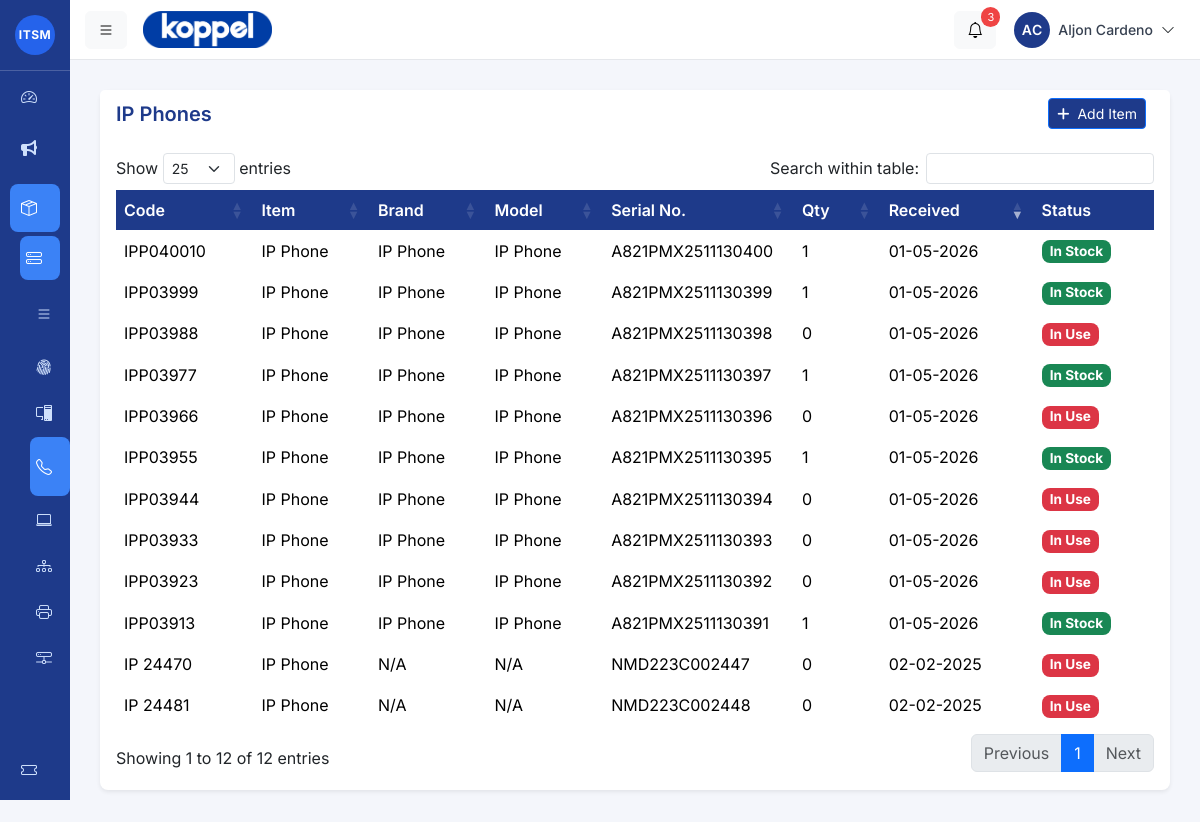
/admin/index.php?page=inventory/ip_phones (signed in), run on the app's committed database.
### tables this page shows
CREATE TABLE `item_tb` (
  `item_id` int(11) NOT NULL,
  `item_code` varchar(100) NOT NULL DEFAULT 'N/A',
  `name` varchar(100) NOT NULL,
  `brand` varchar(100) NOT NULL,
  `model` varchar(100) NOT NULL,
  `serial_number` varchar(100) DEFAULT NULL,
  `description` text DEFAULT NULL,
  `quantity` int(11) DEFAULT 0,
  `date_received` date DEFAULT NULL,
  `created_at` timestamp NOT NULL DEFAULT current_timestamp(),
  `updated_at` timestamp NOT NULL DEFAULT current_timestamp() ON UPDATE current_timestamp(),
  `type_id` int(11) UNSIGNED NOT NULL
);

### admin/inventory/ip_phones.php (the view, shortened to what this page needs)
<?php
include __DIR__ . '/../../includes/db.php';
  $sql = "
      SELECT *
      FROM item_tb
      Where name = 'IP Phone'
      ORDER BY item_id DESC
  ";
  $result = $conn->query($sql);
?>
<div class="card shadow-sm rounded-3 mb-4">
    <div class="card-header d-flex justify-content-between align-items-center bg-white border-bottom-0">
        <h5 class="mb-0 text-primary fw-semibold">IP Phones</h5>
        <div>
            <a href="?page=inventory/crud/add_item" class="btn btn-sm btn-primary me-2">
                <i class="fas fa-plus me-1"></i> Add Item
            </a>
        </div>
    </div>
    <div class="card-body">
        <div class="table-responsive">
            <table id="inventoryTable" class="table table-hover align-middle">
                <thead class="table-light">
                    <tr>
                        <th>Code</th>
                        <th>Item</th>
                        <th>Brand</th>
                        <th>Model</th>
                        <th>Serial No.</th>
                        <th>Qty</th>
                        <th>Received</th>
                        <th>Status</th>
                    </tr>
                </thead>
                <tbody>
                    <?php if ($result->num_rows > 0): ?>
                        <?php while($row = $result->fetch_assoc()): ?>
                        <tr
                            data-item-id="<?= (int)$row['item_id'] ?>"
                            data-code="<?= htmlspecialchars($row['item_code']) ?>"
                            data-name="<?= htmlspecialchars($row['name']) ?>"
                            data-brand="<?= htmlspecialchars($row['brand']) ?>"
                            data-model="<?= htmlspecialchars($row['model']) ?>"
                            data-serial="<?= htmlspecialchars($row['serial_number']) ?>"
                            data-desc="<?= htmlspecialchars($row['description']) ?>"
                            data-qty="<?= (int)$row['quantity'] ?>"
                            data-received="<?= date('m-d-Y', strtotime($row['date_received'])) ?>">
                            <td><?= $row['item_code'] ?></td>
                            <td><?= $row['name'] ?></td>
                            <td><?= $row['brand'] ?></td>
                            <td><?= $row['model'] ?></td>
                            <td><?= $row['serial_number'] ?></td>
                            <td><?= $row['quantity'] ?></td>
                            <td data-order="<?= date('Y-m-d', strtotime($row['date_received'])) ?>">
                                <?= date('m-d-Y', strtotime($row['date_received'])) ?>
                            </td>
                            <td>
                                <?php
                                if ($row['quantity'] > 0) {
                                    echo '<span class="badge bg-success">In Stock</span>';
                                } elseif ($row['type_id'] == 8) {
                                    echo '<span class="badge bg-danger">Consumed</span>';
                                } else {
                                    echo '<span class="badge bg-danger ">In Use</span>';
                                }
                                ?>
                            </td>
                        </tr>
                        <?php endwhile; ?>
                    <?php else: ?>
                        <tr>
                            <td colspan="10" class="text-center text-muted">No items found</td>
                        </tr>
                    <?php endif; ?>
                </tbody>
            </table>
        </div>
    </div>
</div>

### assets/css/main.css (style rules this page uses)
body { overflow-x:hidden; background:#f4f6fb; font-family: 'Inter', sans-serif; }
:root { --light-blue: #e3f2fd; --medium-blue: #bbdefb; --dark-blue: #90caf9; --accent-blue: #64b5f6; --text-blue: #1976d2; }
.table th { background-color: #1E3A8A; color: white; font-weight: 600; border: none; font-family: 'Inter', sans-serif; }
.table td { vertical-align: middle; border: none; font-family: 'Inter', sans-serif; max-width: 120px; white-space: nowrap; overflow: hidden; text-overflow: ellipsis; }
.badge { font-size: 0.85rem; padding: 0.35em 0.6em; border-radius: 0.5rem; }
.card { border: none; border-radius: 0.75rem; }
.card-header { border-bottom: 1px solid #e5e7eb; background-color: #2f55bc; }
.btn-primary, .modal-header { background-color: #1E3A8A; }
.text-primary { color: #1E3A8A !important; }

### data on the page
item_tb: item_code "IPP040010", name "IP Phone", brand "IP Phone", model "IP Phone", serial_number "A821PMX2511130400", quantity "1", date_received "01-05-2026", shows "In Stock"
item_tb: item_code "IPP03999", name "IP Phone", brand "IP Phone", model "IP Phone", serial_number "A821PMX2511130399", quantity "1", date_received "01-05-2026", shows "In Stock"
item_tb: item_code "IPP03988", name "IP Phone", brand "IP Phone", model "IP Phone", serial_number "A821PMX2511130398", quantity "0", date_received "01-05-2026", shows "In Use"
item_tb: item_code "IPP03977", name "IP Phone", brand "IP Phone", model "IP Phone", serial_number "A821PMX2511130397", quantity "1", date_received "01-05-2026", shows "In Stock"
item_tb: item_code "IPP03966", name "IP Phone", brand "IP Phone", model "IP Phone", serial_number "A821PMX2511130396", quantity "0", date_received "01-05-2026", shows "In Use"
item_tb: item_code "IPP03955", name "IP Phone", brand "IP Phone", model "IP Phone", serial_number "A821PMX2511130395", quantity "1", date_received "01-05-2026", shows "In Stock"
item_tb: item_code "IPP03944", name "IP Phone", brand "IP Phone", model "IP Phone", serial_number "A821PMX2511130394", quantity "0", date_received "01-05-2026", shows "In Use"
item_tb: item_code "IPP03933", name "IP Phone", brand "IP Phone", model "IP Phone", serial_number "A821PMX2511130393", quantity "0", date_received "01-05-2026", shows "In Use"
item_tb: item_code "IPP03923", name "IP Phone", brand "IP Phone", model "IP Phone", serial_number "A821PMX2511130392", quantity "0", date_received "01-05-2026", shows "In Use"
item_tb: item_code "IPP03913", name "IP Phone", brand "IP Phone", model "IP Phone", serial_number "A821PMX2511130391", quantity "1", date_received "01-05-2026", shows "In Stock"
item_tb: item_code "IP 24470", name "IP Phone", brand "N/A", model "N/A", serial_number "NMD223C002447", quantity "0", date_received "02-02-2025", shows "In Use"
item_tb: item_code "IP 24481", name "IP Phone", brand "N/A", model "N/A", serial_number "NMD223C002448", quantity "0", date_received "02-02-2025", shows "In Use"

### other printed values
$initials "AC"
$fullname "Aljon Cardeno"
